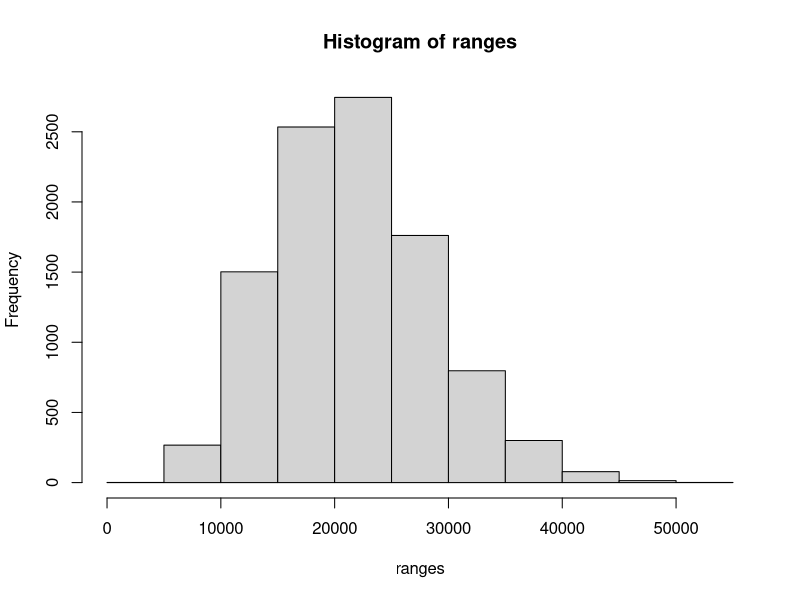
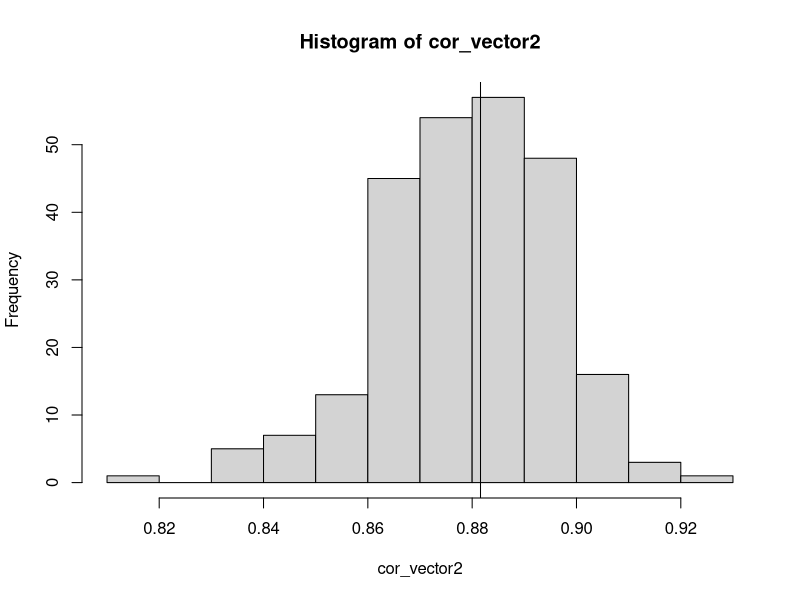
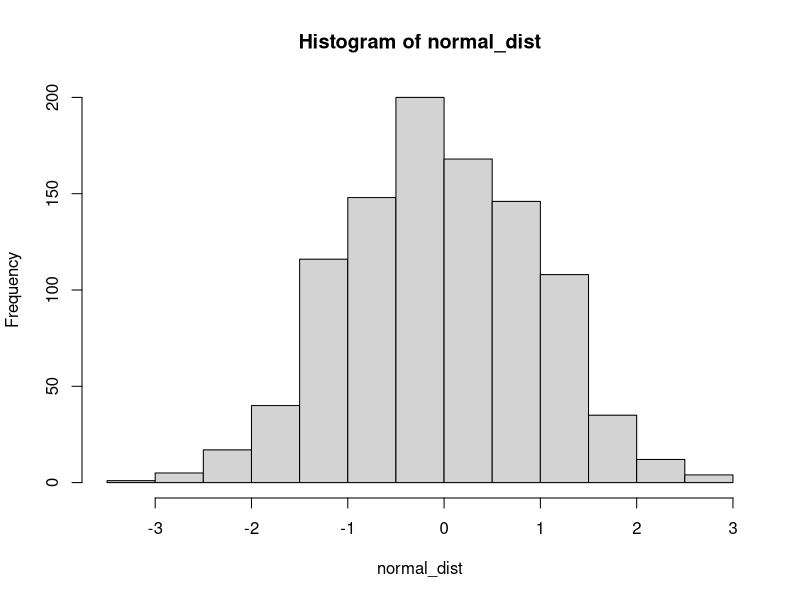

Write R code to recreate these figures, in order.
# import the file into a dataset
dataset = read.csv(file = "starbucks_drinkMenu_expanded.csv")


###### A ######
print("###### A ######")
# vector multiplication of calories times caffieine
calories_times_caffeine <- dataset$Calories * dataset$Caffeine..mg.

# create empty ranges vector to store results in
ranges <- c()
# repeat 10,000 times
for (i in 1:10000) {
  # generate a random sample of 100 items from our multiplied values (calories*caffeine from before)
  random_sample <- sample(calories_times_caffeine, size=20, replace = TRUE)
  # get the 25% and 75% percentile
  qts <- quantile(random_sample, probs=c(.25,.75))
  # calculate the diff between the 25% item value and the 75% item value
  range <- unname(qts[2]) - unname(qts[1])
  # store the result in our ranges vector to analyze it later
  ranges <- append(ranges,range)
}

# generate a distribution graph for our ranges
hist(ranges)
# calculate the mean average of our results
avg <- mean(ranges)
# calculate the median average of our results
med <- median(ranges)
# calculate the most common value in our results 
mod <- strtoi(names(sort(table(ranges),decreasing=TRUE)[0:1]),base=0L)

###### B ######
print("###### B ######")

# calculate mean average deviation of sugars
ad <- mad(dataset$Sugars..g.)
# initialize empty vector to add our results to it
ad_ratio <- c()

# repeat 100 times
for (i in 1:100){
  # sample 50 random items
  sampled_sugars = sample(dataset$Sugars..g., size = 50)
  # calculate mean average deviation of sampled sugars
  sampled_sugars_ad <- mad(sampled_sugars)  
  # calculate ratio between previously calculated ad to our sampled ad
  result = ad/sampled_sugars_ad
  # add the result to our vector to analyze later
  ad_ratio <- append(ad_ratio, result)
}
# calculate the variance between the 50 ratios
var(ad_ratio)

###### C ######
# get total fats sorted from low to high
total_fats <- sort(dataset$Total.Fat..g.)
# get saturated fats sorted from low to high
saturated_fats <- sort(dataset$Saturated.Fat..g.)
# calculate correlation between total fats and saturated fats
cor_value1 = cor(total_fats, saturated_fats)

# initialize empty vector to store values in later
cor_vector2 <- c()

# get the number of rows in our dataset (total fats and saturated fats have the same count)
dataset_length = length(total_fats)

# repeat 250 times
for (i in 1:250){
  # sample from 70% of items
  random_total_fat = sort(sample(total_fats, size = dataset_length*0.7))
  random_saturated_fat = sort(sample(saturated_fats, size = dataset_length*0.7))
  # calculate correlation between total fats and saturated fats
  temp_cor_value = cor(random_total_fat, random_saturated_fat)
  # store value to draw it later
  cor_vector2 <- append(cor_vector2, temp_cor_value)
}

# show the graph
hist(cor_vector2)
# draw the line where the original value is 
abline(v=cor_value1)

###### D ######
# generate random normal distributed vector
normal_dist <- rnorm(1000)
# draw it
hist(normal_dist)
# initialize counter
counter = 0
# repeat until stopped
while (TRUE){
  # increase the counter by one
  counter = counter+1
  # sample 20% of the items randomly
  sampled_dist = sample(normal_dist, size = length(normal_dist)*0.2)
  # if mean!=median (absolute difference is larger than 0.01)
  if (abs(mean(sampled_dist)-median(sampled_dist)) > 0.01){
    # stop the loop
    break
  }
}
